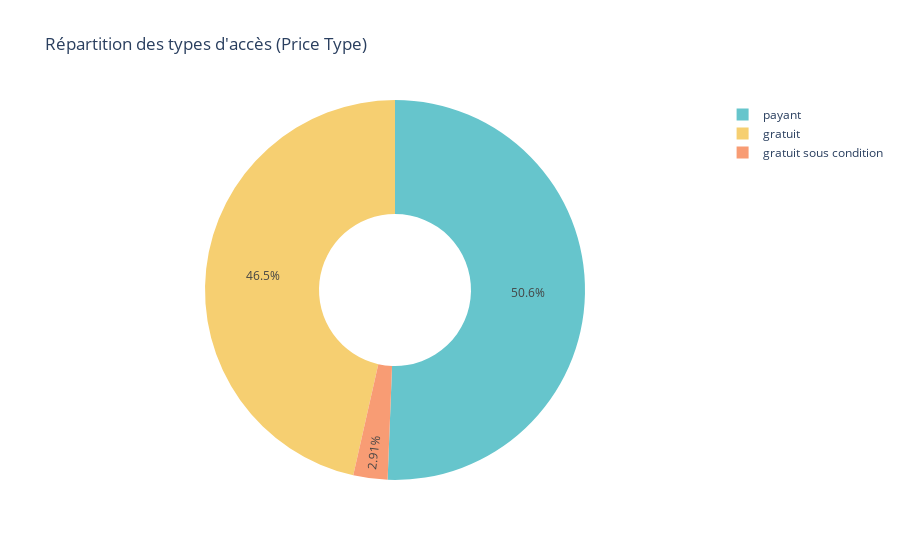

The notebook cell saved with this chart:
### Markdown cell above
### 4.3 Analyse des Prix et Catégories
Quelle proportion d'événements est gratuite ?

### Code cell
# Pie chart for Price Type
fig = px.pie(df_clean, names='price_type', title="Répartition des types d'accès (Price Type)",
             hole=0.4, color_discrete_sequence=px.colors.qualitative.Pastel)
fig.show()

### Figure 1 — Plotly figure (JSON) as saved in the notebook; plotly's stock layout.template omitted (floating-point values rounded to 4 significant figures; data arrays with more than 128 entries replaced by an {"elided": "..."} marker saying what was removed)
{"data": [{"domain": {"x": [0, 1], "y": [0, 1]}, "hole": 0.4, "hovertemplate": "price_type=%{label}<extra></extra>", "labels": {"elided": "3232 str values"}, "legendgroup": "", "name": "", "showlegend": true, "type": "pie"}], "layout": {"legend": {"tracegroupgap": 0}, "piecolorway": ["rgb(102, 197, 204)", "rgb(246, 207, 113)", "rgb(248, 156, 116)", "rgb(220, 176, 242)", "rgb(135, 197, 95)", "rgb(158, 185, 243)", "rgb(254, 136, 177)", "rgb(201, 219, 116)", "rgb(139, 224, 164)", "rgb(180, 151, 231)", "rgb(179, 179, 179)"], "title": {"text": "Répartition des types d'accès (Price Type)"}}}
